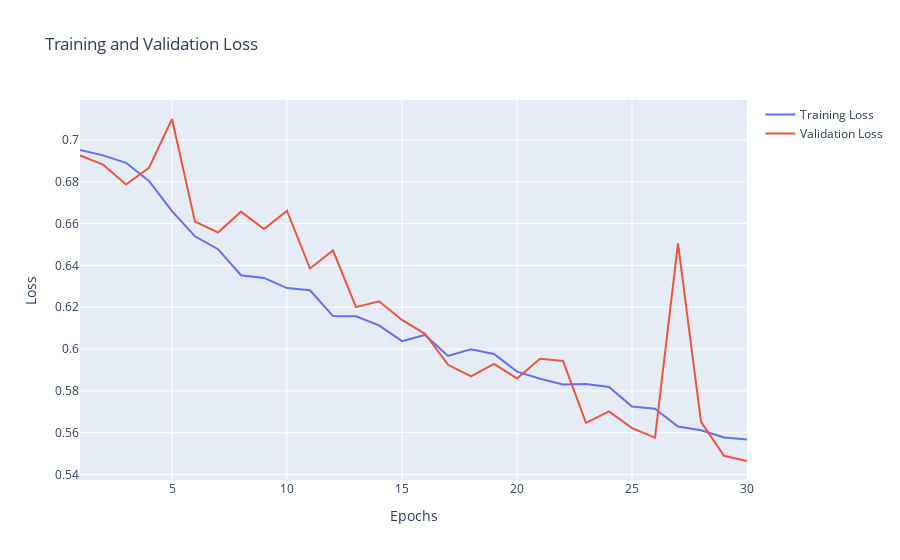

Here is the notebook cell this chart was saved with:
### Code cell
fig = go.Figure()
fig.add_trace(go.Scatter(x=epochs, y=loss, name="Training Loss"))
fig.add_trace(go.Scatter(x=epochs, y=val_loss, name="Validation Loss"))
fig.update_layout(
    title="Training and Validation Loss",
    xaxis_title="Epochs",
    yaxis_title="Loss"
)
fig.show()

### Figure 1 — Plotly figure (JSON) as saved in the notebook; plotly's stock layout.template omitted (floating-point values rounded to 4 significant figures)
{"data": [{"name": "Training Loss", "type": "scatter", "x": [1, 2, 3, 4, 5, 6, 7, 8, 9, 10, 11, 12, 13, 14, 15, 16, 17, 18, 19, 20, 21, 22, 23, 24, 25, 26, 27, 28, 29, 30], "y": [0.6952, 0.6926, 0.6891, 0.6804, 0.666, 0.6539, 0.6478, 0.6353, 0.634, 0.6292, 0.6281, 0.6158, 0.6157, 0.6113, 0.6038, 0.6067, 0.5967, 0.5999, 0.5976, 0.5892, 0.5858, 0.5831, 0.5832, 0.5819, 0.5725, 0.5714, 0.563, 0.5612, 0.5577, 0.5567]}, {"name": "Validation Loss", "type": "scatter", "x": [1, 2, 3, 4, 5, 6, 7, 8, 9, 10, 11, 12, 13, 14, 15, 16, 17, 18, 19, 20, 21, 22, 23, 24, 25, 26, 27, 28, 29, 30], "y": [0.6926, 0.6882, 0.6787, 0.6866, 0.71, 0.6609, 0.6557, 0.6657, 0.6574, 0.6661, 0.6385, 0.6472, 0.6201, 0.6229, 0.6139, 0.6073, 0.5925, 0.5869, 0.5929, 0.586, 0.5953, 0.5943, 0.5647, 0.5702, 0.5622, 0.5576, 0.6505, 0.5652, 0.5489, 0.5465]}], "layout": {"title": {"text": "Training and Validation Loss"}, "xaxis": {"title": {"text": "Epochs"}}, "yaxis": {"title": {"text": "Loss"}}}}
